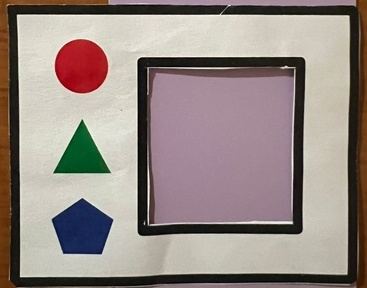
#> input picture correction/different_methods/0_input/1001-4A_1.jpg_crop_0.jpg, 367 x 288 px; its folder holds only this picture in this run
$ python 2_white_area.py
#> lines starting #> are read from the running program, lines starting #| are printed output that depends on the picture; after the words box and inside, x2 and y2 are one past the last pixel; in counts of white or black regions, pixels touching at a corner belong together
import os
import cv2
import numpy as np

# 输入和输出路径
input_folder = "0_input"  # 已裁剪的颜色卡
output_folder = "2_white_area"  # 处理后的颜色卡

# 确保输出文件夹存在
os.makedirs(output_folder, exist_ok=True)

def detect_white_region(image):
    """ 识别白色区域，并返回轮廓 """
    hsv = cv2.cvtColor(image, cv2.COLOR_BGR2HSV)

    # 设定白色范围 (HSV)
    lower_white = np.array([0, 0, 180])  # H, S, V 低阈值
    upper_white = np.array([180, 30, 255])  # H, S, V 高阈值

    # 生成白色掩码
    mask = cv2.inRange(hsv, lower_white, upper_white)

    # 形态学操作去除噪声
    kernel = np.ones((5, 5), np.uint8)
    mask = cv2.morphologyEx(mask, cv2.MORPH_OPEN, kernel)  # 去除小的噪点
    mask = cv2.morphologyEx(mask, cv2.MORPH_CLOSE, kernel)  # 填补小孔洞

    # 获取白色区域的轮廓
    contours, _ = cv2.findContours(mask, cv2.RETR_EXTERNAL, cv2.CHAIN_APPROX_SIMPLE)

    return contours, mask

def get_largest_rectangle(contours):
    """ 获取最大白色区域的最小外接矩形 """
    if len(contours) == 0:
        return None

    max_contour = max(contours, key=cv2.contourArea)
    epsilon = 0.02 * cv2.arcLength(max_contour, True)
    approx = cv2.approxPolyDP(max_contour, epsilon, True)

    return approx if len(approx) == 4 else None

# 遍历所有图片
for filename in os.listdir(input_folder):
    if filename.endswith((".jpg", ".png", ".jpeg")):
        image_path = os.path.join(input_folder, filename)

        # 读取图片
        image = cv2.imread(image_path)
#> image is the input picture: shape (288, 367, 3); mean B, G, R 133.6, 138.9, 151.1

        # ❶ **检测白色区域**
        contours, white_mask = detect_white_region(image)
#> in detect_white_region, `hsv = cv2.cvtColor(image, cv2.COLOR_BGR2HSV)`: hsv: shape (288, 367, 3); mean H, S, V 60.8, 56.4, 153.7
#> in detect_white_region, `mask = cv2.inRange(hsv, lower_white, upper_white)`:
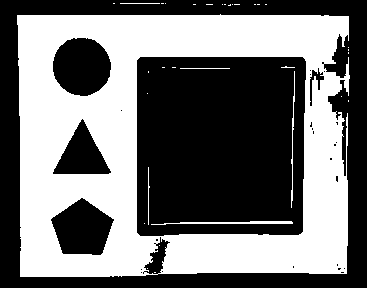
#> mask: shape (288, 367); 45.2% white; 33 white regions (27 under 20 px), largest, box (x1, y1, x2, y2) and area: (17, 14, 350, 277) 47120, (151, 221, 293, 225) 299, (291, 71, 295, 208) 170, (148, 167, 150, 225) 60, (180, 68, 230, 69) 50, (120, 3, 160, 4) 40
#> in detect_white_region, `mask = cv2.morphologyEx(mask, cv2.MORPH_OPEN, kernel)`:
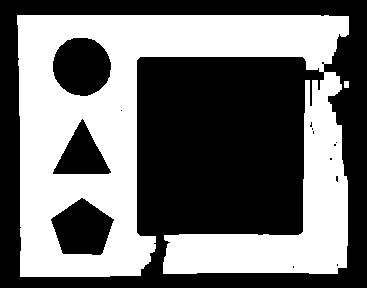
#> mask: shape (288, 367); 44% white; 2 white regions, box (x1, y1, x2, y2) and area: (17, 15, 349, 277) 46504, (344, 81, 349, 88) 35
#> in detect_white_region, `mask = cv2.morphologyEx(mask, cv2.MORPH_CLOSE, kernel)`:
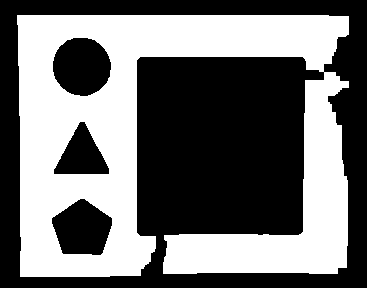
#> mask: shape (288, 367); 44.2% white; 1 white region
#> in detect_white_region, `contours, _ = cv2.findContours(mask, cv2.RETR_EXTERNAL, cv2.CHAIN_APPR..`: contours = 1 contour; box (x1, y1, x2, y2) and area: (17, 15, 349, 277) 52454

        # ❷ **找到最大白色区域的矩形**
        white_rect = get_largest_rectangle(contours)
#> in get_largest_rectangle, `max_contour = max(contours, key=cv2.contourArea)`: max_contour = contour of 158 points, box (x1, y1, x2, y2) (17, 15, 349, 277), area 52454
#> in get_largest_rectangle, `epsilon = 0.02 * cv2.arcLength(max_contour, True)`: epsilon = 40.75
#> in get_largest_rectangle, `approx = cv2.approxPolyDP(max_contour, epsilon, True)`: approx = contour of 9 points, box (x1, y1, x2, y2) (17, 15, 349, 277), area 51634

        if white_rect is None:
            print(f"⚠️ {filename} CANNOT FIND STABLE WHITE AREA")
            continue

        # ❸ **生成白色掩码（仅保留白色区域）**
        mask = np.ones_like(image, dtype=np.uint8) * 255  # 生成全白背景
        cv2.fillPoly(mask, [white_rect], (0, 0, 0))  # 只保留白色区域

        # **应用掩码**
        result = cv2.bitwise_or(image, mask)

        # ❹ **保存最终图片**
        output_path = os.path.join(output_folder, filename)
        cv2.imwrite(output_path, result)

print("✅ 颜色卡处理完成，结果已保存到:", output_folder)

$ run again, on correction/different_methods/0_input/1008-6a_1.jpg_crop_0.jpg
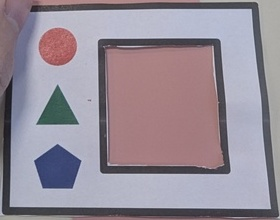
#> input picture correction/different_methods/0_input/1008-6a_1.jpg_crop_0.jpg, 280 x 220 px
#> image is the input picture: shape (220, 280, 3); mean B, G, R 151.3, 140, 149.8
#> hsv: shape (220, 280, 3); mean H, S, V 128.5, 37.9, 161.2
#> in detect_white_region, `mask = cv2.inRange(hsv, lower_white, upper_white)`:
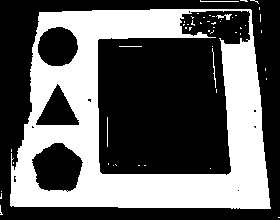
#> mask: shape (220, 280); 38.7% white; 52 white regions (46 under 20 px), largest, box (x1, y1, x2, y2) and area: (10, 9, 271, 209) 23507, (216, 14, 232, 20) 46, (212, 48, 216, 88) 45, (200, 0, 239, 2) 40, (107, 117, 108, 147) 30, (119, 46, 142, 47) 23
#> in detect_white_region, `mask = cv2.morphologyEx(mask, cv2.MORPH_OPEN, kernel)`:
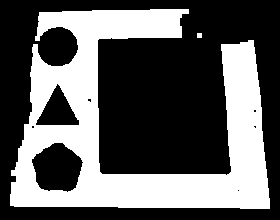
#> mask: shape (220, 280); 37.4% white; 2 white regions, box (x1, y1, x2, y2) and area: (10, 9, 270, 209) 23005, (197, 33, 202, 38) 25
#> in detect_white_region, `contours, _ = cv2.findContours(mask, cv2.RETR_EXTERNAL, cv2.CHAIN_APPR..`: contours = 2 contours, 1 with area under 20; largest, box (x1, y1, x2, y2) and area: (10, 9, 270, 209) 26362
#> max_contour = contour of 153 points, box (x1, y1, x2, y2) (10, 9, 270, 209), area 26362
#> epsilon = 27.29
#> approx = contour of 9 points, box (x1, y1, x2, y2) (10, 9, 270, 209), area 25978

$ run again, on correction/different_methods/0_input/2002-6B_8.jpg_crop_0.jpg
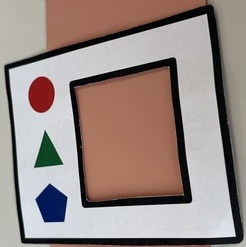
#> input picture correction/different_methods/0_input/2002-6B_8.jpg_crop_0.jpg, 246 x 247 px
#> image is the input picture: shape (247, 246, 3); mean B, G, R 133.1, 137.9, 152.6
#> hsv: shape (247, 246, 3); mean H, S, V 59.9, 58.4, 156.4
#> in detect_white_region, `mask = cv2.morphologyEx(mask, cv2.MORPH_OPEN, kernel)`:
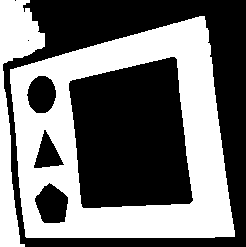
#> mask: shape (247, 246); 44.7% white; 2 white regions, box (x1, y1, x2, y2) and area: (10, 16, 235, 238) 22931, (0, 0, 45, 247) 4208
#> in detect_white_region, `contours, _ = cv2.findContours(mask, cv2.RETR_EXTERNAL, cv2.CHAIN_APPR..`: contours = 2 contours; box (x1, y1, x2, y2) and area: (10, 16, 235, 238) 39990, (0, 0, 45, 247) 3927
#> max_contour = contour of 202 points, box (x1, y1, x2, y2) (10, 16, 235, 238), area 39990
#> epsilon = 16.64
#> approx = [[204, 16], [10, 69], [26, 237], [234, 236]]
#> `result = cv2.bitwise_or(image, mask)`:
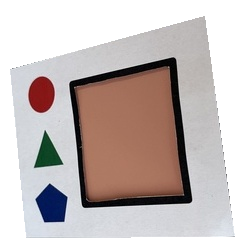
#> result: shape (247, 246, 3); mean B, G, R 185.4, 187.4, 197.6

$ run again, on correction/different_methods/0_input/1001-4B-4.jpg_crop_0.jpg
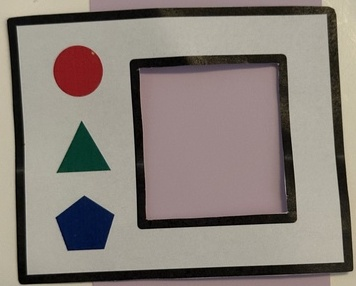
#> input picture correction/different_methods/0_input/1001-4B-4.jpg_crop_0.jpg, 356 x 286 px
#> image is the input picture: shape (286, 356, 3); mean B, G, R 120.7, 127.8, 136.4
#> hsv: shape (286, 356, 3); mean H, S, V 56.6, 48.3, 138.1
#> in detect_white_region, `mask = cv2.inRange(hsv, lower_white, upper_white)`:
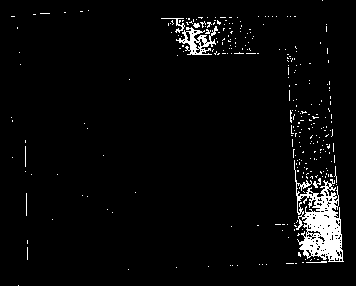
#> mask: shape (286, 356); 3.7% white; 293 white regions (285 under 20 px), largest, box (x1, y1, x2, y2) and area: (294, 160, 344, 262) 2305, (176, 26, 218, 55) 480, (161, 18, 185, 33) 74
#> in detect_white_region, `mask = cv2.morphologyEx(mask, cv2.MORPH_CLOSE, kernel)`:
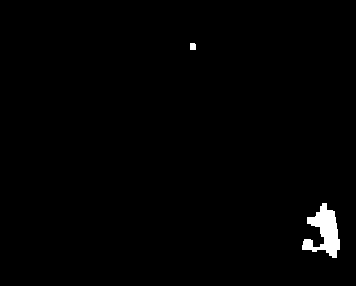
#> mask: shape (286, 356); 1.1% white; 2 white regions
#> in detect_white_region, `contours, _ = cv2.findContours(mask, cv2.RETR_EXTERNAL, cv2.CHAIN_APPR..`: contours = 2 contours; box (x1, y1, x2, y2) and area: (302, 203, 340, 258) 952, (190, 43, 196, 50) 30
#> max_contour = contour of 73 points, box (x1, y1, x2, y2) (302, 203, 340, 258), area 952
#> epsilon = 4.4
#> approx = contour of 11 points, box (x1, y1, x2, y2) (302, 203, 337, 258), area 886
